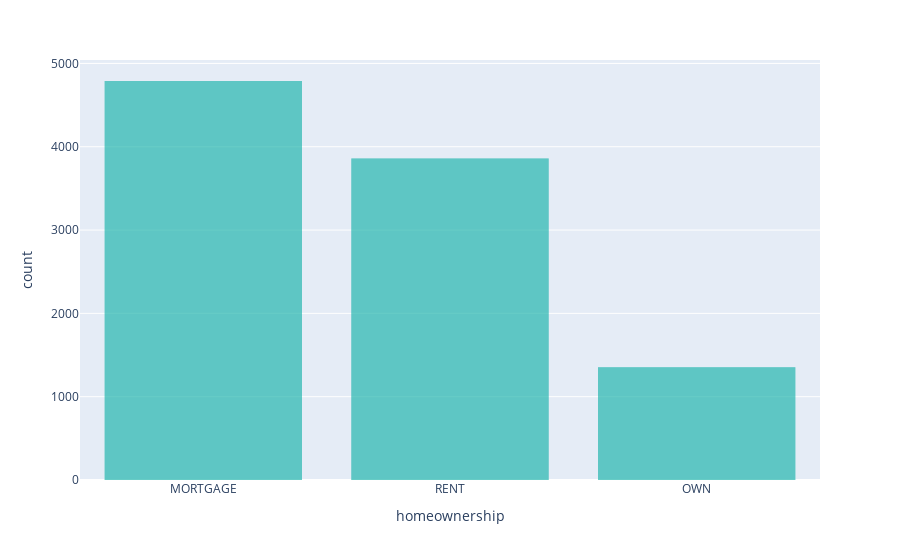

The code cell stored with this chart in its notebook:
### Markdown cell above
**Q7** Can you figure out how to add x labels, y labels, and a title to this graph?

### Code cell
fig = px.bar(DF,
            x='homeownership',
            color_discrete_sequence=['lightseagreen'])
fig.update_traces(dict(marker_line_width=0))
fig.show()

### Figure 1 — Plotly figure (JSON) as saved in the notebook; plotly's stock layout.template omitted (floating-point values rounded to 4 significant figures; data arrays with more than 128 entries replaced by an {"elided": "..."} marker saying what was removed)
{"data": [{"hovertemplate": "homeownership=%{x}<br>count=%{y}<extra></extra>", "legendgroup": "", "marker": {"color": "lightseagreen", "line": {"width": 0}, "pattern": {"shape": ""}}, "name": "", "orientation": "v", "showlegend": false, "textposition": "auto", "type": "bar", "x": {"elided": "10000 str values"}, "xaxis": "x", "y": {"elided": "10000 int values"}, "yaxis": "y"}], "layout": {"barmode": "relative", "legend": {"tracegroupgap": 0}, "margin": {"t": 60}, "xaxis": {"anchor": "y", "domain": [0, 1], "title": {"text": "homeownership"}}, "yaxis": {"anchor": "x", "domain": [0, 1], "title": {"text": "count"}}}}
